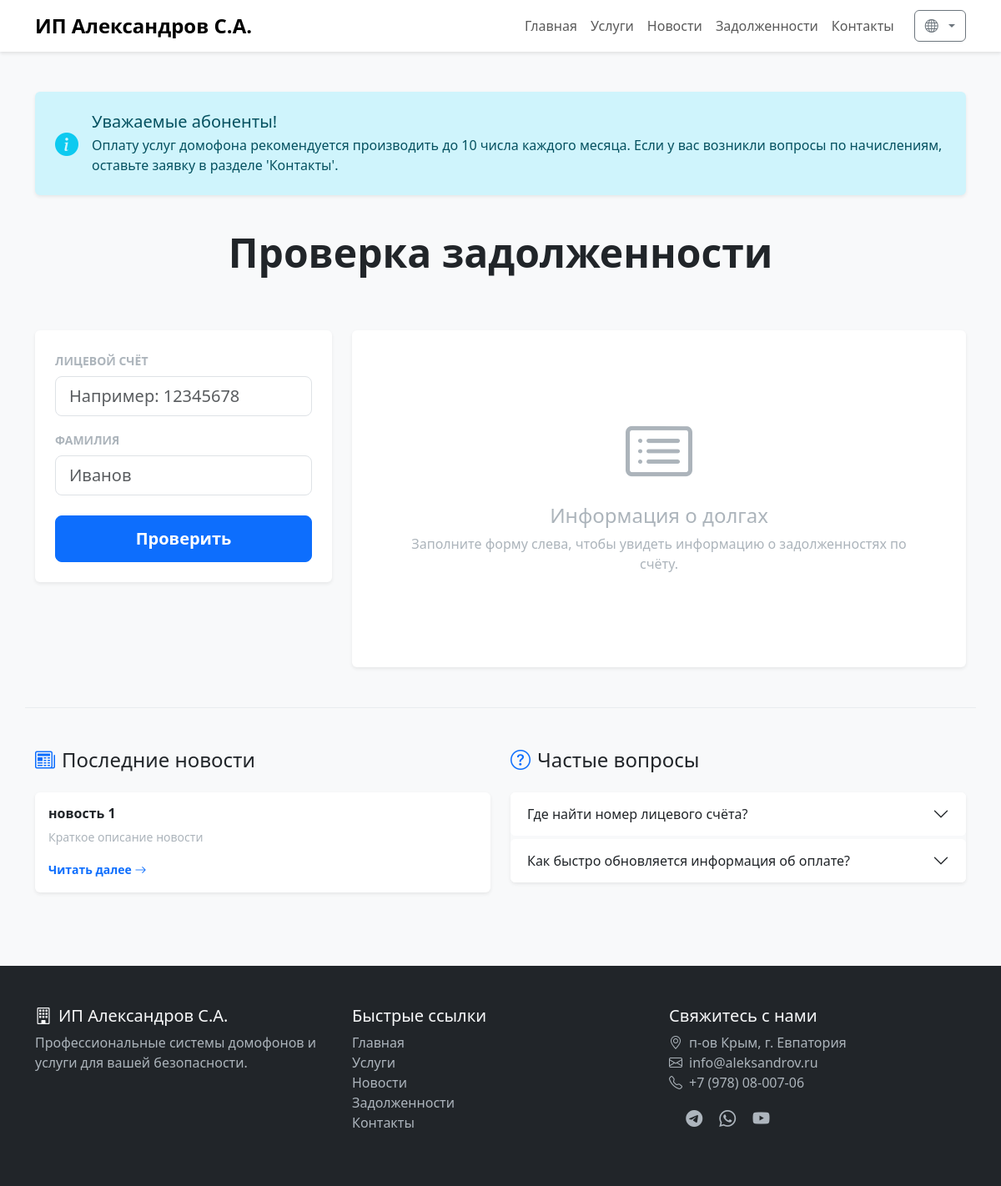
The app's page /ru/debts/, older data.
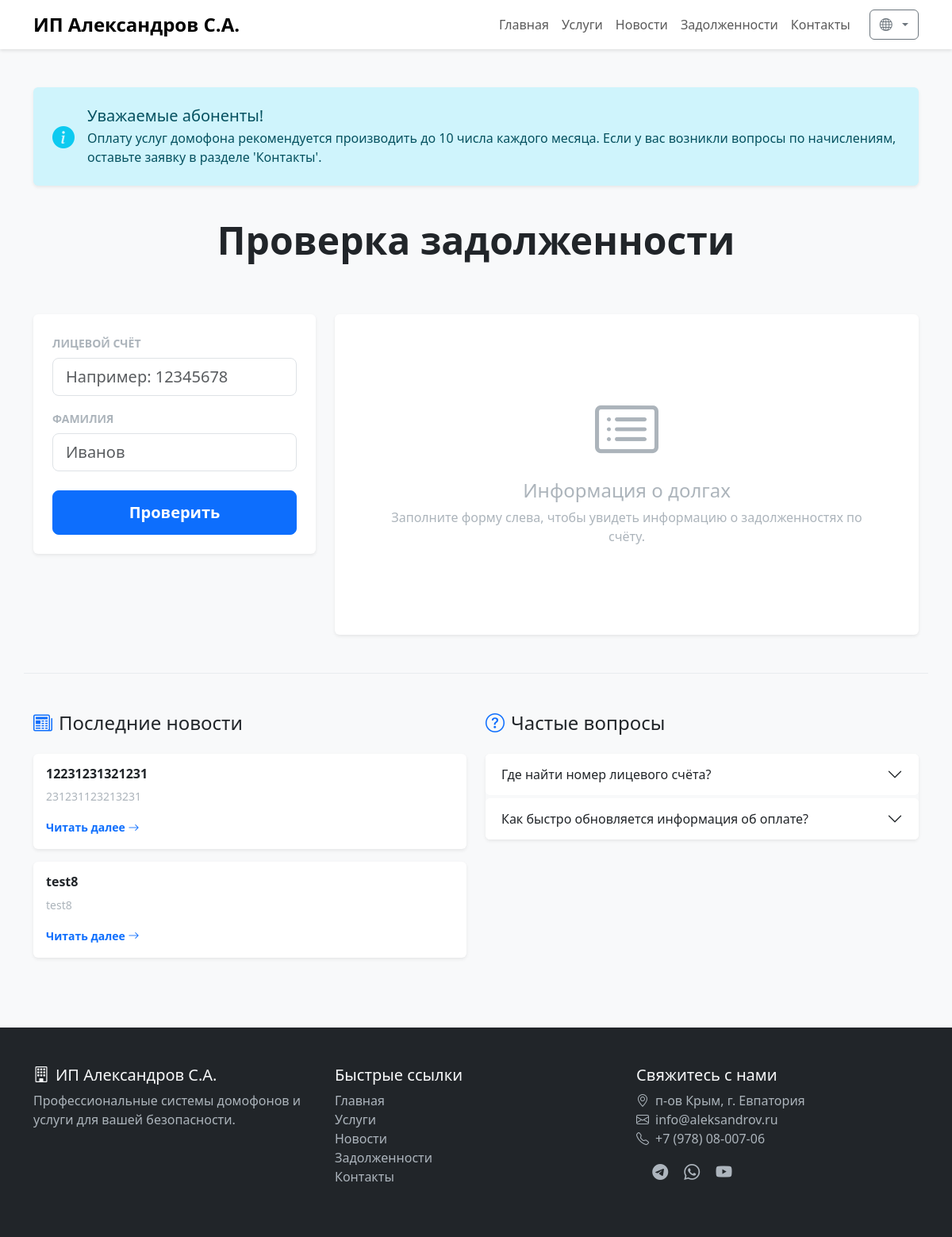
The same page, newer data.
### news/models.py (models this page shows, shortened)
class News(models.Model):
    title = models.CharField(
        max_length=200,
        verbose_name='Заголовок'
    )
    slug = models.SlugField(
        max_length=200,
        unique=True,
        verbose_name='Слаг'
    )
    short_description = models.TextField(
        verbose_name='Краткое описание'
    )
    content = models.TextField(
        verbose_name='Содержимое'
    )
    image = models.ImageField(
        upload_to='news/',
        verbose_name='Изображение'
    )
    published_at = models.DateTimeField(
        auto_now_add=True,
        verbose_name='Дата публикации'
    )
    class Meta:
        verbose_name = 'Новость'
        verbose_name_plural = 'Новости'
        ordering = ['-published_at']

### debts/views.py (the view)
# urls.py: path('', DebtListView.as_view(), name='list'),
class DebtListView(ListView):
    model = Debt
    template_name = 'debts/debts_list.html'
    context_object_name = 'debts_list'
    paginate_by = 10
    ordering = ['-last_updated', 'account_number']
    def get_queryset(self):
        account_number = self.request.GET.get('account_number', '').strip()
        last_name = self.request.GET.get('last_name', '').strip()
        if account_number and last_name:
            return Debt.objects.filter(
                account_number=account_number,
                last_name__iexact=last_name # Точное, но регистронезависимое совпадение
            )
        return Debt.objects.none()
    def get_context_data(self, **kwargs):
        context = super().get_context_data(**kwargs)
        context['account_number'] = self.request.GET.get('account_number', '')
        context['last_name'] = self.request.GET.get('last_name', '')
        context['is_searched'] = bool(context['account_number'] or context['last_name'])
        context['latest_news'] = News.objects.all()[:2]
        return context

### debts/templates/debts/debts_list.html (shortened to what this page needs)
{% extends 'base.html' %}
{% load i18n %}
{% block content %}
<section class="py-5 bg-light min-vh-100">
    <div class="container">
        <div class="row mb-4">
            <div class="col-12">
                <div class="alert alert-info border-0 shadow-sm d-flex align-items-center p-4" role="alert">
                    <i class="bi bi-info-circle-fill fs-3 me-3 text-info"></i>
                    <div>
                        <h5 class="alert-heading mb-1">{% trans "Уважаемые абоненты!" %}</h5>
                        <p class="mb-0">{% trans "Оплату услуг домофона рекомендуется производить до 10 числа каждого месяца. Если у вас возникли вопросы по начислениям, оставьте заявку в разделе 'Контакты'." %}</p>
                    </div>
                </div>
            </div>
        </div>
        <div class="row mb-5">
            <div class="col-12 text-center">
                <h1 class="display-5 fw-bold mb-3">{% trans "Проверка задолженности" %}</h1>
            </div>
        </div>
        <div class="row mb-5">
            <div class="col-lg-4 mb-4">
                <div class="position-sticky" style="top: 2rem;">
                    <form method="get" class="card border-0 shadow-sm p-4">
                        <div class="mb-3">
                            <label for="account_number" class="form-label text-muted small text-uppercase fw-bold">{% trans "Лицевой счёт" %}</label>
                            <input type="text" class="form-control form-control-lg" id="account_number" name="account_number"
                                   placeholder="{% trans 'Например: 12345678' %}" value="{{ account_number }}" required>
                        </div>
                        <div class="mb-4">
                            <label for="last_name" class="form-label text-muted small text-uppercase fw-bold">{% trans "Фамилия" %}</label>
                            <input type="text" class="form-control form-control-lg" id="last_name" name="last_name"
                                   placeholder="{% trans 'Иванов' %}" value="{{ last_name }}" required>
                        </div>
                        <button type="submit" class="btn btn-primary btn-lg w-100">{% trans "Проверить" %}</button>
                    </form>
                </div>
            </div>
            <div class="col-lg-8">
                {% if debts_list %}
                    <div class="d-flex justify-content-between align-items-center mb-4">
                        <h4 class="mb-0">{% trans "Результаты поиска" %}</h4>
                    </div>
                {% for debt in debts_list %}
                <article class="card border-0 shadow-sm mb-4 border-start border-4 {% if debt.amount > 0 %}border-danger{% else %}border-success{% endif %}">
                    <div class="card-body p-4">
                        <div class="row align-items-center">
                            <div class="col-md-7 mb-3 mb-md-0">
                                <h5 class="card-title mb-2">Лицевой счёт: <span class="text-primary">{{ debt.account_number }}</span></h5>
                                <p class="mb-1 text-dark">
                                    <i class="bi bi-person me-2 text-muted"></i>{{ debt.last_name }}
                                </p>
                                <p class="mb-0 text-dark">
                                    <i class="bi bi-geo-alt me-2 text-muted"></i>{{ debt.address }}
                                </p>
                            </div>
                            <div class="col-md-5 text-md-end">
                                {% if debt.amount > 0 %}
                                    <p class="text-muted small mb-1">{% trans "Задолженность:" %}</p>
                                    <p class="display-6 text-danger fw-bold mb-3">{{ debt.amount }} ₽</p>
                                    <a href="#" class="btn btn-danger w-100 fw-bold">
                                        <i class="bi bi-credit-card me-2"></i>{% trans "Оплатить онлайн" %}
                                    </a>
                                {% else %}
                                    <div class="d-inline-flex align-items-center text-success bg-success bg-opacity-10 px-3 py-2 rounded">
                                        <i class="bi bi-check-circle-fill me-2 fs-4"></i>
                                        <div class="text-start">
                                            <p class="fw-bold mb-0">{% trans "Оплачено" %}</p>
                                            <p class="small mb-0 text-muted">{% trans "Задолженности нет" %}</p>
                                        </div>
                                    </div>
                                {% endif %}
                            </div>
                        </div>
                    </div>
                    <div class="card-footer bg-white border-top-0 text-muted small text-end pb-3">
                        <i class="bi bi-clock-history me-1"></i>Информация актуальна на: {{ debt.last_updated|date:"d.m.Y H:i" }}
                    </div>
                </article>
                {% endfor %}
                    {% else %}
                    <div class="h-100 d-flex flex-column justify-content-center py-5 bg-white rounded shadow-sm border-0">
                        <div class="text-center text-muted p-5">
                            {% if is_searched %}
                                <div class="display-1 mb-3 text-warning"><i class="bi bi-search"></i></div>
                                <h4 class="text-dark">{% trans "Лицевой счёт не найден" %}</h4>
                                <p>{% trans "Проверьте правильность введенного лицевого счёта и фамилии." %}</p>
                            {% else %}
                                <div class="display-1 mb-3"><i class="bi bi-card-list"></i></div>
                                <h4>{% trans "Информация о долгах" %}</h4>
                                <p>{% trans "Заполните форму слева, чтобы увидеть информацию о задолженностях по счёту." %}</p>
                            {% endif %}
                        </div>
                    </div>
                {% endif %}
            </div>
        </div>
        <div class="row pt-5 border-top border-light-subtle">
            <div class="col-md-6 mb-4">
                <h4 class="mb-4"><i class="bi bi-newspaper me-2 text-primary"></i>{% trans "Последние новости" %}</h4>
                {% for news_item in latest_news %}
                <div class="card border-0 shadow-sm mb-3">
                    <div class="card-body">
                        <h6 class="card-title fw-bold">{{ news_item.title }}</h6>
                        <p class="card-text text-muted small">{{ news_item.short_description }}</p>
                        <a href="{% url 'news:detail' slug=news_item.slug %}" class="text-decoration-none small fw-bold">
                            {% trans "Читать далее" %} <i class="bi bi-arrow-right"></i>
                        </a>
                    </div>
                </div>
                {% empty %}
                <p class="text-muted small">{% trans "Новостей пока нет." %}</p>
                {% endfor %}
            </div>
            <div class="col-md-6 mb-4">
                <h4 class="mb-4"><i class="bi bi-question-circle me-2 text-primary"></i>{% trans "Частые вопросы" %}</h4>
                <div class="accordion accordion-flush shadow-sm rounded" id="faqAccordion">
                    <div class="accordion-item border-0 rounded mb-1">
                        <h2 class="accordion-header">
                            <button class="accordion-button collapsed rounded bg-white" type="button" data-bs-toggle="collapse" data-bs-target="#faq1">
                                {% trans "Где найти номер лицевого счёта?" %}
                            </button>
                        </h2>
                    </div>
                    <div class="accordion-item border-0 rounded">
                        <h2 class="accordion-header">
                            <button class="accordion-button collapsed rounded bg-white" type="button" data-bs-toggle="collapse" data-bs-target="#faq2">
                                {% trans "Как быстро обновляется информация об оплате?" %}
                            </button>
                        </h2>
                    </div>
                </div>
            </div>
        </div>
    </div>
</section>
{% endblock %}

### templates/base.html (shortened to what this page needs)
<!DOCTYPE html>
<html lang="{{ LANGUAGE_CODE }}">
{% load static %}
{% load i18n %}
<head>
    <link href="https://cdn.jsdelivr.net/npm/bootstrap@5.3.2/dist/css/bootstrap.min.css" rel="stylesheet">
    <link href="https://cdn.jsdelivr.net/npm/bootstrap-icons@1.11.1/font/bootstrap-icons.css" rel="stylesheet">
    <link rel="stylesheet" href="{% static 'css/style.css' %}">
</head>
<body>
    <nav class="navbar navbar-expand-lg navbar-light bg-white sticky-top">
        <div class="container">
            <a class="navbar-brand" href="/">
                {% trans "ИП Александров С.А." %}
            </a>
            <div class="collapse navbar-collapse" id="navbarNav">
                <ul class="navbar-nav ms-auto">
                    <li class="nav-item">
                        <a class="nav-link" href="/">{% trans "Главная" %}</a>
                    </li>
                    <li class="nav-item">
                        <a class="nav-link" href="{% url 'services:list' %}">{% trans "Услуги" %}</a>
                    </li>
                    <li class="nav-item">
                        <a class="nav-link" href="{% url 'news:list' %}">{% trans "Новости" %}</a>
                    </li>
                    <li class="nav-item">
                        <a class="nav-link" href="{% url 'debts:list' %}">{% trans "Задолженности" %}</a>
                    </li>
                    <li class="nav-item">
                        <a class="nav-link" href="{% url 'contacts:list' %}">{% trans "Контакты" %}</a>
                    </li>
                </ul>
                <div class="dropdown ms-3">
                    <button class="btn btn-outline-secondary dropdown-toggle" type="button" id="languageDropdown" data-bs-toggle="dropdown" aria-expanded="false">
                        <i class="bi bi-globe me-1"></i>{{ LANGUAGE_CODE|upper }}
                    </button>
                </div>
            </div>
        </div>
    </nav>
    <main>
        {% block content %}{% endblock %}
    </main>
    <footer class="footer">
        <div class="container">
            <div class="row">
                <div class="col-lg-4 mb-4 mb-lg-0">
                    <h5><i class="bi bi-building me-2"></i>{% trans "ИП Александров С.А." %}</h5>
                    <p class="text-muted">{% trans "Профессиональные системы домофонов и услуги для вашей безопасности." %}</p>
                </div>
                <div class="col-lg-4 mb-4 mb-lg-0">
                    <h5>{% trans "Быстрые ссылки" %}</h5>
                    <ul class="list-unstyled">
                        <li><a href="/">{% trans "Главная" %}</a></li>
                        <li><a href="{% url 'services:list' %}">{% trans "Услуги" %}</a></li>
                        <li><a href="{% url 'news:list' %}">{% trans "Новости" %}</a></li>
                        <li><a href="{% url 'debts:list' %}">{% trans "Задолженности" %}</a></li>
                        <li><a href="{% url 'contacts:list' %}">{% trans "Контакты" %}</a></li>
                    </ul>
                </div>
                <div class="col-lg-4">
                    <h5>{% trans "Свяжитесь с нами" %}</h5>
                    <ul class="list-unstyled text-muted">
                        <li><i class="bi bi-geo-alt me-2"></i>{% trans "п-ов Крым, г. Евпатория" %}</li>
                        <li><i class="bi bi-envelope me-2"></i>info@aleksandrov.ru</li>
                        <li><i class="bi bi-telephone me-2"></i>+7 (978) 08-007-06</li>
                    </ul>
                    <div class="social-links mt-3">
                        <a href="#" aria-label="Telegram"><i class="bi bi-telegram"></i></a>
                        <a href="#" aria-label="WhatsApp"><i class="bi bi-whatsapp"></i></a>
                        <a href="#" aria-label="YouTube"><i class="bi bi-youtube"></i></a>
                    </div>
                </div>
            </div>
        </div>
    </footer>
</body>
</html>

### static/css/style.css (style rules this page uses)
:root { --primary-color: #0d6efd; --secondary-color: #6c757d; --accent-color: #0a58ca; }
body { font-family: 'Segoe UI', Tahoma, Geneva, Verdana, sans-serif; min-height: 100vh; display: flex; flex-direction: column; }
main { flex: 1; }
.navbar { box-shadow: 0 2px 4px rgba(0,0,0,.1); }
.navbar-brand { font-weight: 700; font-size: 1.5rem; transition: color 0.3s ease; }
.nav-link { font-weight: 500; transition: color 0.3s ease; }
.btn-primary { padding: 0.75rem 2rem; font-weight: 600; transition: all 0.3s ease; }
.footer { background-color: #212529; color: #f8f9fa; padding: 3rem 0; margin-top: auto; }
.footer a { color: #adb5bd; text-decoration: none; transition: color 0.3s ease; }
.social-links a { display: inline-block; margin-right: 1rem; font-size: 1.25rem; }
.text-muted { color: #acb4bb !important; }
html { scroll-behavior: smooth; }

Row changes from the older to the newer data that the page shows:
no longer on this page (row unchanged): News: title "новость 1", short_description "Краткое описание новости"
added News: title "12231231321231", short_description "231231123213231"
added News: title "test8", short_description "test8"
